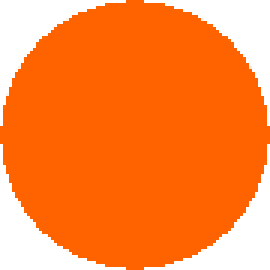
#> input picture player1.png, 90 x 90 px, found by its file name (shown 3 times larger)
$ python render.py
#> lines starting #> are read from the running program, lines starting #| are printed output that depends on the picture
from PIL import Image

class Render:
    player1_path = 'res/player1.png'
    player2_path = 'res/player2.png'
    winner1_path = 'res/winner1.png'
    winner2_path = 'res/winner2.png'
    draw_path = 'res/draw.png'
    board_path = 'res/bg.png'

    def __init__(self):
        self.player1_image = Image.open(Render.player1_path)
#> self.player1_image is the input picture: PIL image 90x90 RGBA; mean R, G, B, A 255, 134.7, 58.3, 197
        self.player2_image = Image.open(Render.player2_path)
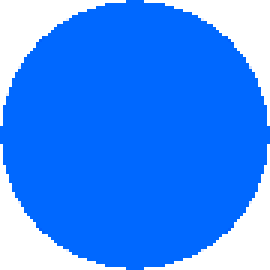
#> input picture player2.png, 90 x 90 px, found by its file name (shown 3 times larger)
#> self.player2_image is the input picture: PIL image 90x90 RGBA; mean R, G, B, A 58.3, 138.5, 255, 197
        self.winner1_image = Image.open(Render.winner1_path)
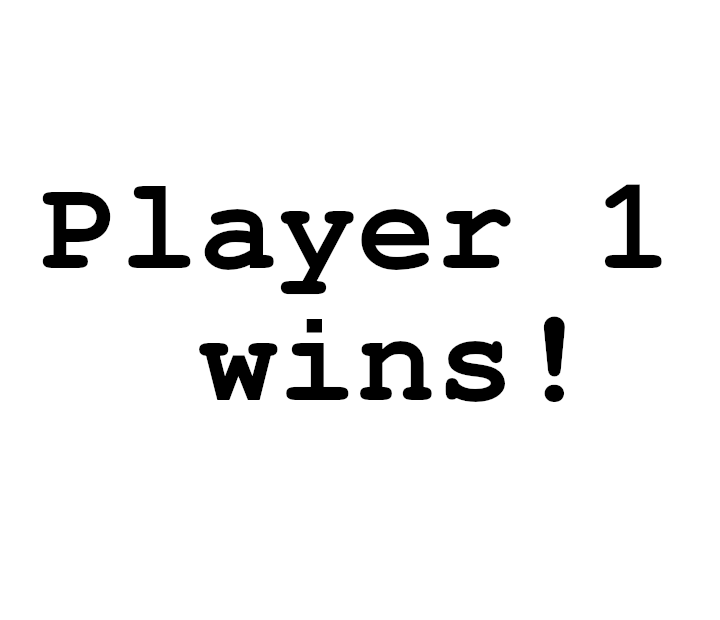
#> input picture winner1.png, 720 x 620 px, found by its file name
#> self.winner1_image is the input picture: PIL image 720x620 RGBA; mean R, G, B, A 18.3, 18.3, 18.3, 30.6
        self.winner2_image = Image.open(Render.winner2_path)
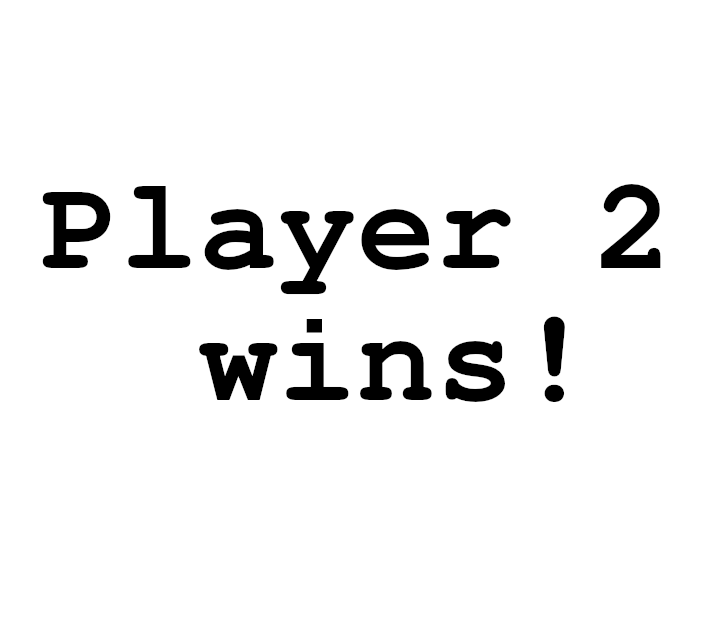
#> input picture winner2.png, 720 x 620 px, found by its file name
#> self.winner2_image is the input picture: PIL image 720x620 RGBA; mean R, G, B, A 239.9, 239.9, 239.9, 29.3
#> (the run stopped early here; a loop or call above may not have finished)
